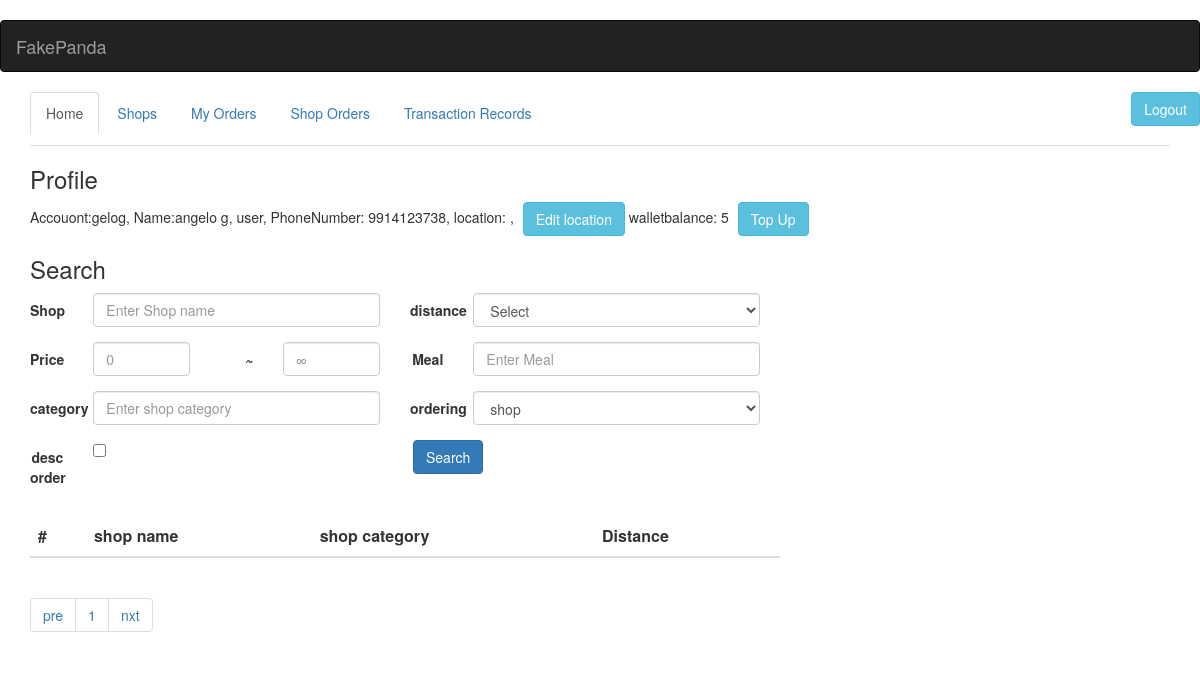
/nav.html (signed in), run on an earlier commit of the app's database.
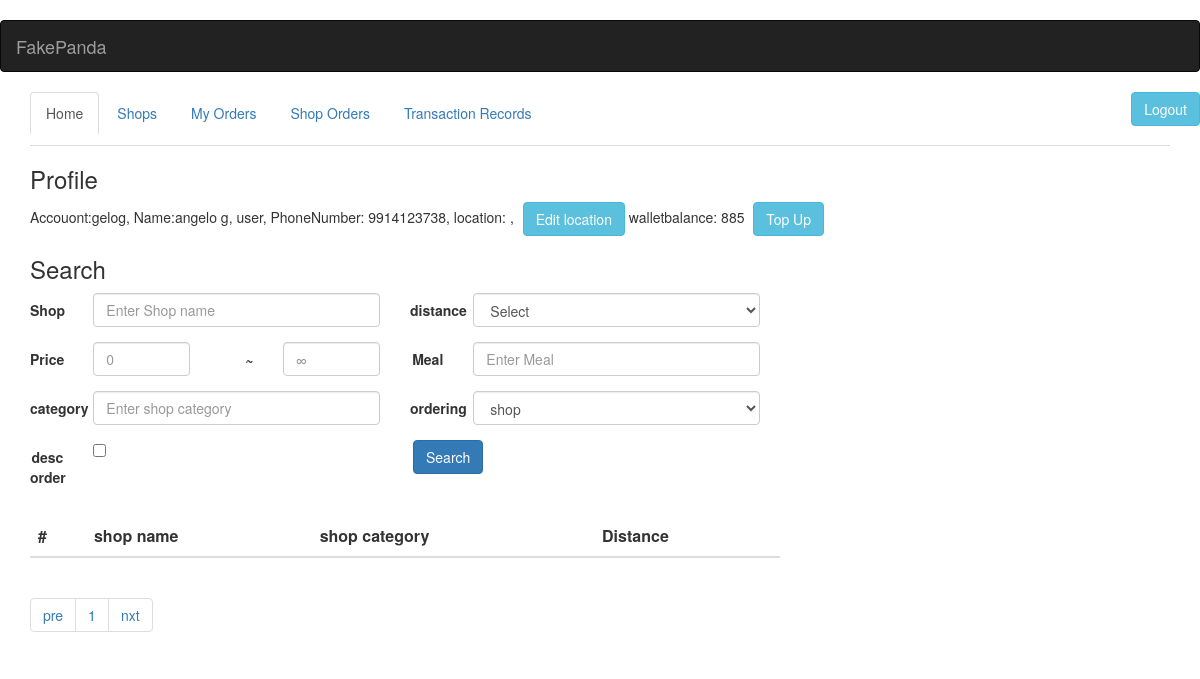
And on a later commit of the database.
### tables this page shows
CREATE TABLE Users(
        UID INTEGER PRIMARY KEY AUTOINCREMENT,
        U_account VARCHAR(256) UNIQUE NOT NULL,
        U_password VARCHAR(64) NOT NULL,
        U_name VARCHAR(256) NOT NULL,
        -- {First name}  {Last name}
        U_type INT NOT NULL,
        -- 0: Normal user, 1: Shop owner
        -- U_latitude FLOAT NOT NULL,
        -- U_longitude FLOAT NOT NULL,
        U_phone VARCHAR(10) NOT NULL,
        U_balance INT NOT NULL,
        -- constraints --
        CONSTRAINT U_balance_non_negative CHECK (U_balance >= 0)
    );

### app.py (the view)
@app.route("/nav.html")
@login_required
def nav():
    user_info = session.get('user_info')
    UID = user_info['UID']
    db = get_db()
    user_info = db.cursor().execute(
        """ select *
            from Users
            where UID = ?""", (UID,)
    ).fetchone()
    session['user_info'] = dict(user_info)
    shop_info = db.cursor().execute(
        """ select *
            from Stores
            where S_owner = ?""", (UID,)
    ).fetchone()
    product_info = db.cursor().execute(
        """ select *
            from Products
            where P_owner = ?""", (UID,)
    ).fetchall()
    image_info = [tple['P_image'].decode("utf-8") for tple in product_info]
    return render_template("nav.html", user_info=user_info, shop_info=shop_info, product_info=product_info, image_info=image_info)

### app.py (called while the page is built)
def get_db():
    db = getattr(g, '_database', None)
    if db is None:
        db = sqlite3.connect(DATABASE)
        db.row_factory = sqlite3.Row
        db.create_function('_GIO_DIS', 4, _distance_between_locations)
        g._database = db
    db.cursor().execute("PRAGMA foreign_keys=ON")
    return db

@app.teardown_appcontext
def close_connection(exception):
    db = getattr(g, '_database', None)
    if db is not None:
        db.close()

def login_required(function):
    @wraps(function)
    def wrap(*args, **kwargs):
        user_info = session.get('user_info', None)
        if user_info is None:
            flash("Please login first")
            return redirect(url_for("index"))
        else:
            return function(*args, **kwargs)
    return wrap

### templates/nav.html (shortened to what this page needs)
﻿<!doctype html>
<html lang="en">
<head>
  <link rel="stylesheet" href="https://maxcdn.bootstrapcdn.com/bootstrap/3.4.1/css/bootstrap.min.css">
</head>
<body>
  <nav class="navbar navbar-inverse">
    <div class="container-fluid">
      <div class="navbar-header">
        <a class="navbar-brand " href="{{ url_for('main.home') }}">FakePanda</a>
      </div>
    </div>
  </nav>
  <div style="float:right">
    <form align="right" name="form1" method="post" action="{{url_for('user.logout')}}">
      <label class="logoutLblPos">
        <input name="Logout" type="submit" style="margin-left: 5px;" class=" btn btn-info " id="Logout" value="Logout">
      </label>
    </form>
  </div>
  <div class="container">
    <ul class="nav nav-tabs">
      <li class="active"><a href="#Home">Home</a></li>
      <li><a href="#Shop">Shops</a></li>
      <li><a href="#MyOrder" onclick="searchMyOrders()">My Orders</a></li>
      <li><a href="#ShopOrder" onclick="searchShopOrders()">Shop Orders</a></li>
      <li><a href="#TsRecord" onclick="searchTransactionRecord()">Transaction Records</a></li>
    </ul>
    <div class="tab-content">
      <div id="Home" class="tab-pane fade in active">
        <h3>Profile</h3>
        <div class="row">
          <div class="col-xs-12">
            Accouont:{{user_info['U_account']}}, Name:{{user_info['U_name']}}, {{'manager' if user_info['U_type'] else
            'user'}}, PhoneNumber:
            {{user_info['U_phone']}}, location:
            {{user_info['U_latitude']}}, {{user_info['U_longitude']}}
            <button type="button " style="margin-left: 5px;" class=" btn btn-info " data-toggle="modal"
              data-target="#location">Edit location</button>
            walletbalance: {{user_info['U_balance']}}
            <button type="button " style="margin-left: 5px;" class=" btn btn-info " data-toggle="modal"
              data-target="#top_up">Top Up</button>
          </div>
        </div>
        <h3>Search</h3>
        <div class=" row  col-xs-8">
          <form class="form-horizontal" action="/action_page.php" method="post" id="search_form">
            <div class="form-group">
              <label class="control-label col-sm-1" for="Shop">Shop</label>
              <div class="col-sm-5">
                <input type="text" class="form-control" name="shop" placeholder="Enter Shop name">
              </div>
              <label class="control-label col-sm-1" for="distance">distance</label>
              <div class="col-sm-5">
                <select class="form-control" name="sel1">
                  <option value="%">Select</option>
                </select>
              </div>
            </div>
            <div class="form-group">
              <label class="control-label col-sm-1" for="Price">Price</label>
              <div class="col-sm-2">
                <input type="number" class="form-control" name="price_low" placeholder="0">
              </div>
              <label class="control-label col-sm-1" for="~">~</label>
              <div class="col-sm-2">
                <input type="number" class="form-control" name="price_high" placeholder="∞">
              </div>
              <label class="control-label col-sm-1" for="Meal">Meal</label>
              <div class="col-sm-5">
                <input type="text" class="form-control" name="meal" placeholder="Enter Meal">
              </div>
            </div>
            <div class="form-group">
              <label class="control-label col-sm-1" for="category"> category</label>
              <div class="col-sm-5">
                <input type="text" class="form-control" name="category" placeholder="Enter shop category">
              </div>
              <label class="control-label col-sm-1" for="order">ordering</label>
              <div class="col-sm-5">
                <select class="form-control" name="ordering">
                  <option>shop</option>
                </select>
              </div>
            </div>
            <div class="form-group">
              <label class="control-label col-sm-1" for="desc order">desc order</label>
              <div class="col-sm-5">
                <input type="checkbox" class="form-check-input" id="desc">
              </div>
              <button type="submit" style="margin-left: 18px;" class="btn btn-primary">Search</button>
            </div>
          </form>
        </div>
        <div class="row">
          <div class="  col-xs-8">
            <table class="table" style="margin-top: 15px;">
              <thead>
                <tr>
                  <th scope="col">#</th>
                  <th scope="col">shop name</th>
                  <th scope="col">shop category</th>
                  <th scope="col">Distance</th>
                </tr>
              </thead>
            </table>
            <ul class="pagination" id="page-update">
              <li class="page-item"><a class="page-link" href="#">pre</a></li>
              <li class="page-item"><a class="page-link" href="#">1</a></li>
              <li class="page-item"><a class="page-link" href="#">nxt</a></li>
            </ul>
          </div>
        </div>
      </div>
    </div>
  </div>
</body>
</html>

What changed in the data, as far as the page shows it:
changed Users "gelog": U_balance "5" → "885"
